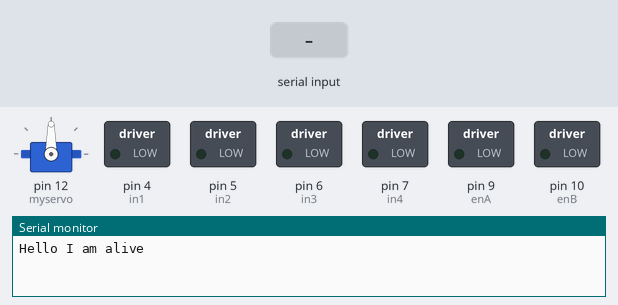
The sketch below on a simulated Arduino Uno, built with avr-gcc and run on an emulated ATmega328P. On the bench: servo, switched loads named in the sketch (green lamp = pin HIGH), the last lines printed to the serial monitor. The inputs (shaded band) are chosen by the test bench.

Above: at 1.2 s.
1.3 s: "s" received over Serial
At 1.7 s:
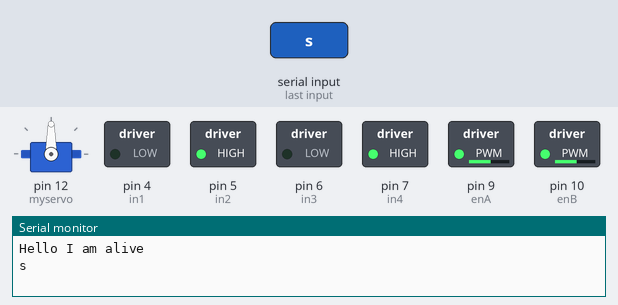
2.8 s: "w" received over Serial
At 4.0 s:
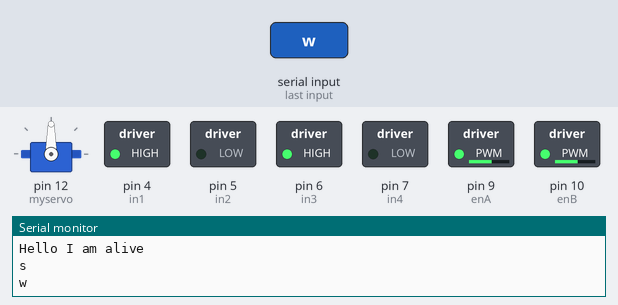
4.3 s: "a" received over Serial
At 5.1 s:
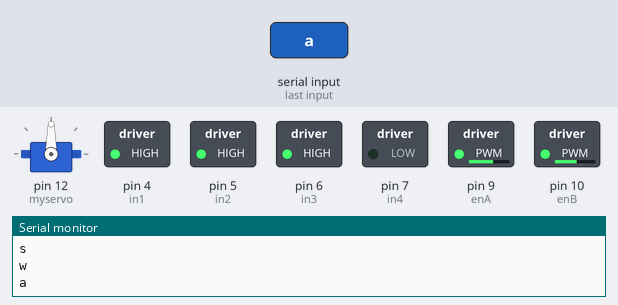
5.8 s: "d" received over Serial
At 6.3 s:
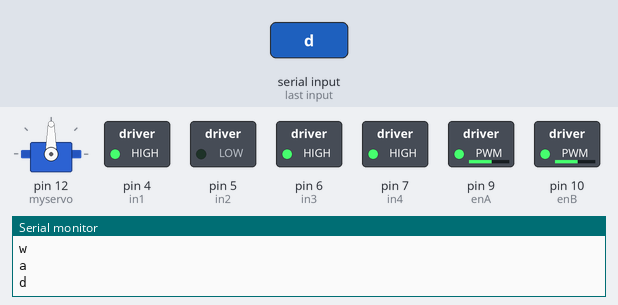
7.3 s: "l" received over Serial
At 8.5 s:
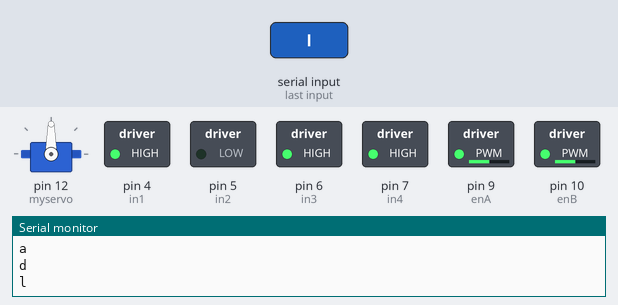
8.8 s: "r" received over Serial
At 9.8 s:
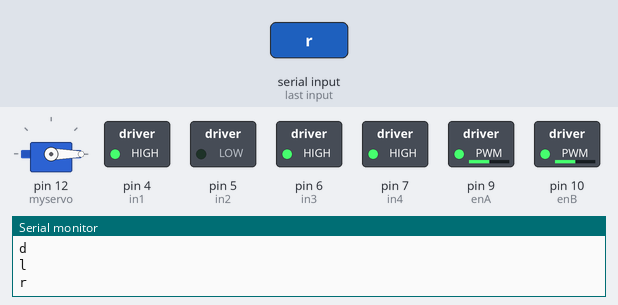
Timing chart, 0 to 11.3 s (numbered marks = the images above; inputs shaded):
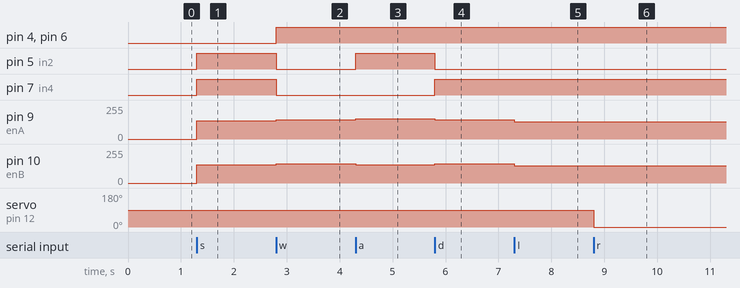

The sketch:

manualControl.ino
```cpp
#define in1 4
#define in2 5
#define in3 6
#define in4 7
#define enA 9
#define enB 10
#include <Servo.h>

Servo myservo;

int pos = 0;
char val = 0;

signed char i = 0;
signed char j = 0;

void set_speedA(signed char speed){
  if((speed > -128) && (speed < 128)){
    //analogWrite(in1, 128+speed);
    if (speed == 0){
      analogWrite(enA, 0);
    } else {
      analogWrite(enA, 128+speed);
    }
    TCCR1A != B00110000;
  }
}

void turn(signed char speed){

  analogWrite(enA, 128);
  analogWrite(enB, 128);
}

void set_speedB(signed char speed){
  if((speed > -128) && (speed < 128)){
    //analogWrite(in3, 128+speed);
    if (speed == 0){
      analogWrite(enB, 0);
    } else {
      analogWrite(enB, 128+speed);
    }
    TCCR0A != B00110000;
  }
}

void setup() {
  pinMode(in1, OUTPUT); // Motor Channel A
  pinMode(in2, OUTPUT);
  pinMode(in3, OUTPUT); // Motor Channel B
  pinMode(in4, OUTPUT);
  pinMode(enA, OUTPUT);
  pinMode(enB, OUTPUT);
  myservo.attach(12);
  // put your setup code here, to run once:
  Serial.begin(9600);
  Serial.println("Hello I am alive");
  set_speedA(i);
  set_speedB(j);
}

void loop() {
  if (Serial.available()){
    val = Serial.read();
    Serial.println(val);
    if (val == 's'){
      digitalWrite(in1, LOW);
      digitalWrite(in2, HIGH);
      digitalWrite(in3, LOW);
      digitalWrite(in4, HIGH);
      i = i+8;
      j = j+8;
      set_speedA(i);
      set_speedB(j);
    } else if (val == 'w'){
      digitalWrite(in1, HIGH);
      digitalWrite(in2, LOW);
      digitalWrite(in3, HIGH);
      digitalWrite(in4, LOW);
      i = i+8;
      j = j+8;
      set_speedA(i);
      set_speedB(j);
      delay(1000);
    } else if (val == 'a'){
      digitalWrite(in1, HIGH);
      digitalWrite(in2, HIGH);
      digitalWrite(in3, HIGH);
      digitalWrite(in4, LOW);
      i = i+8;
      j = j-8;
      set_speedA(i);
      set_speedB(j);
    } else if (val == 'd'){
      digitalWrite(in1, HIGH);
      digitalWrite(in2, LOW);
      digitalWrite(in3, HIGH);
      digitalWrite(in4, HIGH);
      i = i-8;
      j = j+8;
      set_speedA(i);
      set_speedB(j);
    } else if (val == 'k'){
      i = 0;
      j = 0;
      digitalWrite(in1, LOW);
      digitalWrite(in2, LOW);
      digitalWrite(in3, LOW);
      digitalWrite(in4, LOW);
      set_speedA(i);
      set_speedB(j);
    } else if (val == 'l'){
      turn(0);
    } else if (val == 't'){
      pos += 90;
      myservo.write(pos);
      delay(15);
    } else if (val == 'r'){
      pos -= 90;
      myservo.write(0);
      delay(15);
    }
  }
}
```

Measured:
- after the input at 1.3 s, pin 5 (in2), pin 7 (in4): LOW → HIGH at once; pin 9 (enA), pin 10 (enB): 0/255 → 136/255 at once
- after the input at 2.8 s, pin 4 (in1), pin 6 (in3): LOW → HIGH at once; pin 5 (in2), pin 7 (in4): HIGH → LOW at once; pin 9 (enA), pin 10 (enB): 136/255 → 144/255 at once
- after the input at 4.3 s, pin 5 (in2): LOW → HIGH at once; pin 9 (enA): 144/255 → 152/255 at once; pin 10 (enB): 144/255 → 136/255 at once
- after the input at 5.8 s, pin 5 (in2): HIGH → LOW at once; pin 7 (in4): LOW → HIGH at once; pin 9 (enA): 152/255 → 144/255 at once; pin 10 (enB): 136/255 → 144/255 at once
- after the input at 7.3 s, pin 9 (enA), pin 10 (enB): 144/255 → 128/255 at once
- after the input at 8.8 s, servo on pin 12 (myservo): 90° → 0° at once
